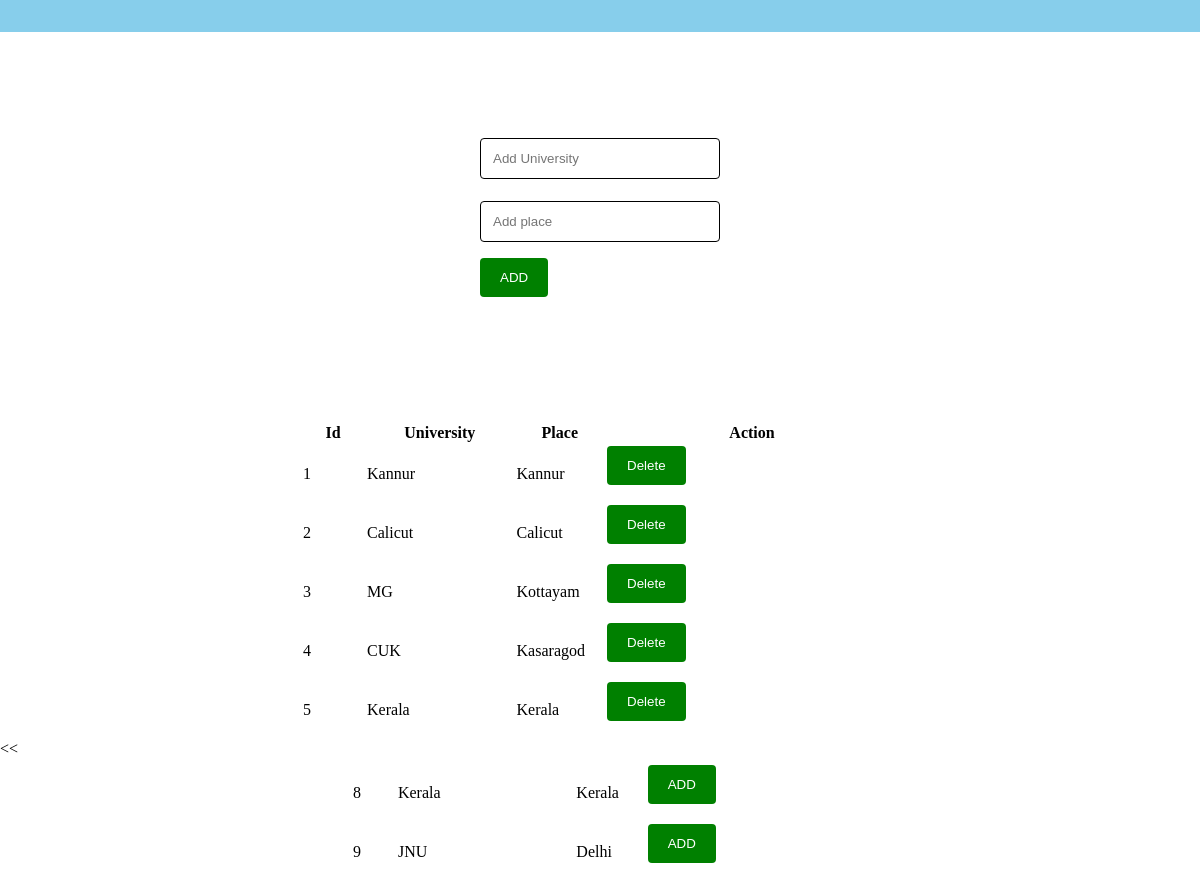
/add_unv.php, run on the app's committed database.
### tables this page shows
CREATE TABLE `unv` (
  `uid` int(11) NOT NULL,
  `unv` varchar(100) NOT NULL,
  `place` varchar(100) NOT NULL,
  `status` int(100) NOT NULL
);

### add_unv.php (the view, shortened to what this page needs)
<?php
include 'co.php';
?>
<!DOCTYPE html>
<html>
<head>
<link rel="stylesheet" type="text/css" href="reg.css">
</head>
<body>
<div class="full">
<form class="box" form action="" method="post" name="registration" onsubmit="return formValidation()" >
<input type="text"  id="unv" name="unv" placeholder="Add University" > <br>
<input type="text" id="place" name="place" placeholder="Add place" > <br>
<input type="submit" name="submit" value="ADD" ><br>
</form>
</div>
<br><br><br>
<center>
<?php
$select="SELECT * FROM `unv` where status=1 ";
$res=mysqli_query($con,$select);
?>
<table  width="50%" ">
  <tr>
    <th>Id</th>
    <th width="25%">University</th>
    <th width="15%">Place</th>
    <th>Action</th>
  </tr><br><br><br>
<?php
while($row=mysqli_fetch_array($res))
{
?>
<tr>
  <td><?php echo $row['uid'];?></td>
<td><?php echo $row['unv'];?></td>
<td><?php echo $row['place'];?></td>
<td>
<form action="unvupdate.php " method="POST">
    <input type="submit" value="Delete">
  </form>
  </td>
</tr>
<?php
}
?>
</table></center>
<?php
$select="SELECT * FROM `unv` where status=0 ";
$res=mysqli_query($con,$select);
?>
<table  width="50%" style="margin-left:350px;">
  <tr>
    <th width="" ></th>
    <th width="30%"></th>
      <th width="10%"></th>
      <th></th>
  </tr>
<?php
while($row=mysqli_fetch_array($res))
{
?>
<tr>
<<td><?php echo $row['uid'];?></td>
<td><?php echo $row['unv'];?></td>
<td><?php echo $row['place'];?></td>
<td>
<td>
<form action="addunvstatus.php " method="POST">
    <input type="submit" value="ADD">
  </form>
  </td>
</tr>
<?php
}
?>
</table>
</body>
</html>

### reg.css (style rules this page uses)
.full { width: 20%; margin-left:40%; margin-top: 100px; }
input[type=text],[type=password],[type=date],[type=number], select { width: 100%; padding: 12px; border: 1px solid black; border-radius: 4px; box-sizing: border-box; margin-top: 6px; margin-bottom: 16px; resize: vertical; }
input[type=submit] { background-color:green ; color: white; padding: 12px 20px; border: none; border-radius: 4px; cursor: pointer; }

### data on the page
unv: uid "1", unv "Kannur", place "Kannur"
unv: uid "2", unv "Calicut", place "Calicut"
unv: uid "3", unv "MG", place "Kottayam"
unv: uid "4", unv "CUK", place "Kasaragod"
unv: uid "5", unv "Kerala", place "Kerala"
unv: uid "8", unv "Kerala", place "Kerala"
unv: uid "9", unv "JNU", place "Delhi"
